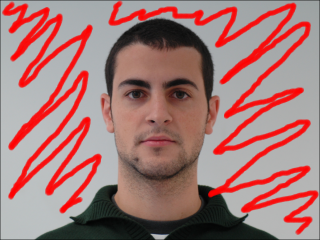
#> input picture Final/face.jpg, 320 x 240 px
$ python untitled0.py
#> lines starting #> are read from the running program, lines starting #| are printed output that depends on the picture; after the words box and inside, x2 and y2 are one past the last pixel; in counts of white or black regions, pixels touching at a corner belong together
#> further down, img1 is the input picture: shape (240, 320, 3); mean B, G, R 118.9, 121, 162.7
# -*- coding: utf-8 -*-
"""
Created on Fri Dec 11 19:12:20 2020

@author: simon
"""

import cv2 as cv
import numpy as np
import matplotlib.pyplot as plt

##############################################################################
# rgb threshold from the paper
def skin_rgb_threshold(src):

    b = src[:, :, 0].astype(np.int16)
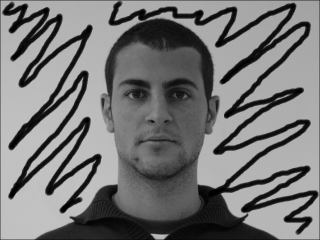
#> b: shape (240, 320) int16; min 0, max 195, mean 118.9
    g = src[:, :, 1].astype(np.int16)
    r = src[:, :, 2].astype(np.int16)
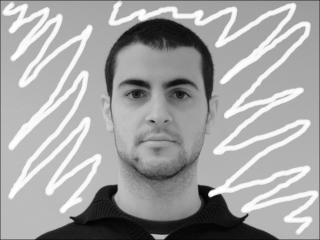
#> r: shape (240, 320) int16; min 3, max 255, mean 162.7

    skin_mask =                                    \
        (r > 96) & (g > 40) & (b > 10)             \
        & ((src.max() - src.min()) > 15)           \
        & (np.abs(r-g) > 15) & (r > g) & (r > b)
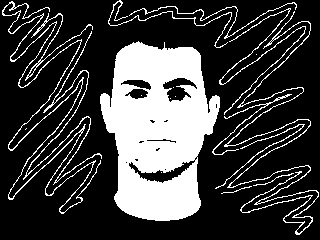
#> skin_mask: shape (240, 320) bool; 25.1% white; 19 white regions (7 under 20 px), largest, box (x1, y1, x2, y2) and area: (100, 41, 220, 221) 14183, (2, 1, 101, 214) 1426, (224, 11, 319, 235) 1274

    return src * skin_mask.reshape(skin_mask.shape[0], skin_mask.shape[1], 1)
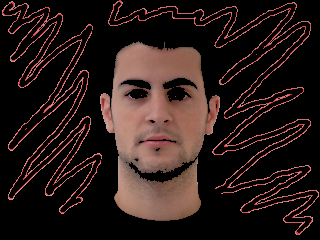
#> returned value: shape (240, 320, 3); mean of channels 0, 1, 2 24.6, 27, 41.9; drawn as B, G, R

##############################################################################
# Create a filter to find the peak of the histogram
def find_local_min(hist):

    kern = np.array(
            [2,0,0,0,
             2,0,0,0,
             2,0,0,0,
             2,0,0,0,
             1,0,0,0,
             1,0,0,0,
             1,0,0,0,
             1,0,0,0,
             -3,-3,-3,-3
             -3,-3,-3,-3
             ,0,0,0,1
             ,0,0,0,1
             ,0,0,0,1
             ,0,0,0,1
             ,0,0,0,2
             ,0,0,0,2
             ,0,0,0,2
             ,0,0,0,2])

    hist[0] = 0
    deriv = np.convolve(hist, kern, mode='same')
    threshold = deriv.argmax()
    return threshold, deriv

##############################################################################
# Read face_good image
img1 = cv.imread("face.jpg", cv.IMREAD_COLOR)
plt.figure()
plt.title('Good Face Original Image in RGB')
plt.imshow(cv.cvtColor(img1, cv.COLOR_BGR2RGB))

# Call the skin_rgb_threshold to detect the skin and show figure with skin only
skin1 = skin_rgb_threshold(img1)
plt.figure()
plt.title('Skin Detection on Good Face')
plt.imshow(cv.cvtColor(skin1, cv.COLOR_BGR2RGB))
cv.imwrite("face_good_skin_only.jpg", skin1)
